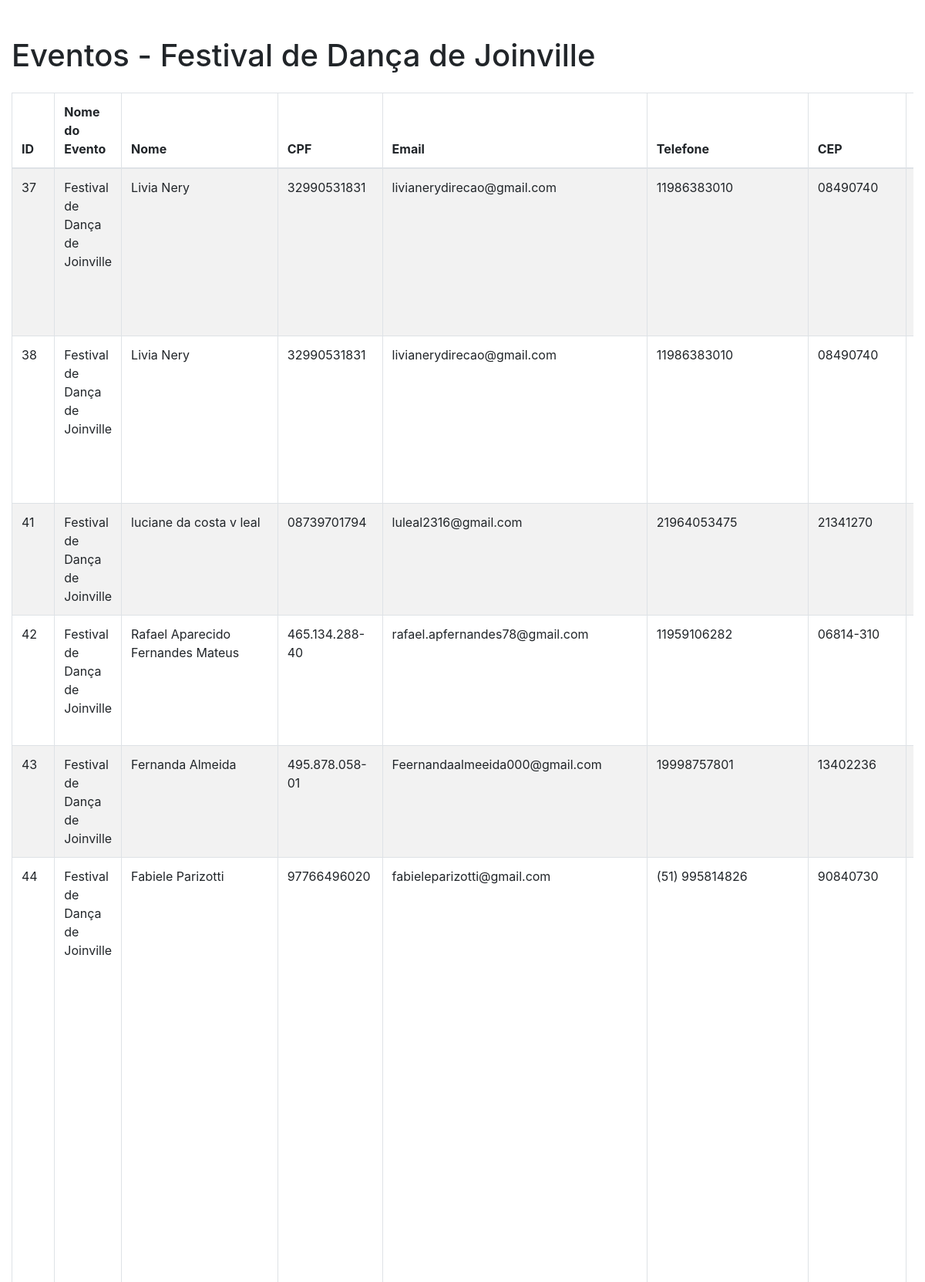
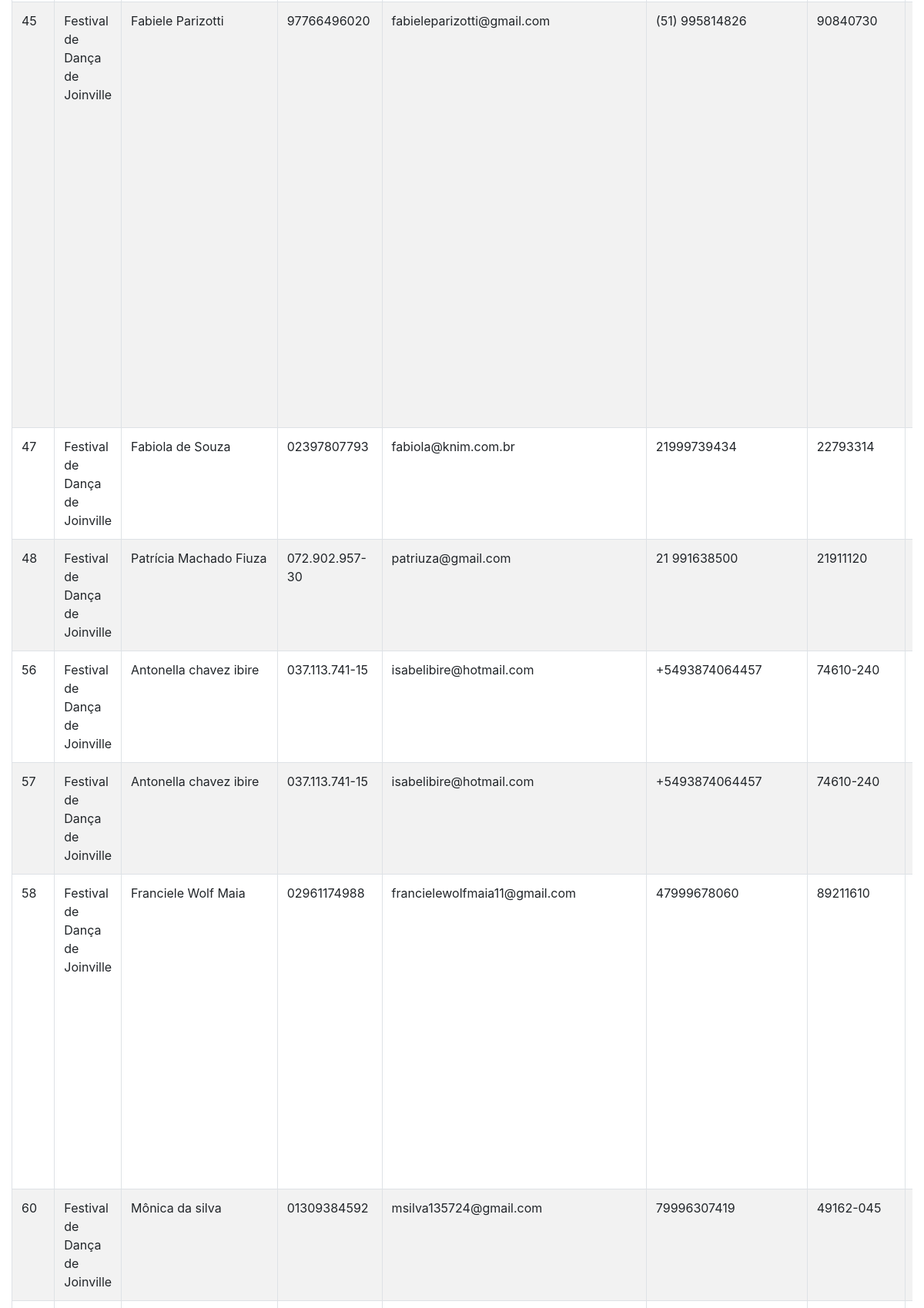
/festivais (upper part), run on the app's committed database (2 pictures, top to bottom).
### db.py (models this page shows)
class Compra(db.Model):
    id = db.Column(db.Integer, primary_key=True)
    nome = db.Column(db.String(100), nullable=False)
    cpf = db.Column(db.String(11), nullable=False)
    email = db.Column(db.String(100), nullable=False)
    telefone = db.Column(db.String(15), nullable=False)  # Novo campo para o telefone
    cep = db.Column(db.String(8), nullable=False)
    rua = db.Column(db.String(100), nullable=False)
    numero = db.Column(db.String(10), nullable=False)
    bairro = db.Column(db.String(50), nullable=False)
    cidade = db.Column(db.String(50), nullable=False)
    estado = db.Column(db.String(2), nullable=False)
    imagens_selecionadas = db.Column(db.Text, nullable=False)
    total = db.Column(db.Float, nullable=False)
    data_compra = db.Column(db.DateTime, default=datetime.utcnow)
    nome_evento = db.Column(db.String(100), nullable=False)  # Novo campo para o nome do evento
    status = db.Column(db.String(20), nullable=False, default='Pendente')  # Novo campo para status

### app.py (the view, shortened to what this page needs)
@app.route('/festivais', methods=['GET', 'POST'])
def festivais():
    try:
        query = Compra.query.filter(Compra.nome_evento == "Festival de Dança de Joinville")
        compras = query.all()
        return render_template('festivais.html', compras=compras)
    except Exception as e:
        logger.error(f"Erro ao carregar os festivais: {e}")
        return render_template('error.html', message=str(e)), 500

### templates/festivais.html (shortened to what this page needs)
<!DOCTYPE html>
<html lang="pt">
<head>
    <link rel="stylesheet" href="https://stackpath.bootstrapcdn.com/bootstrap/4.5.2/css/bootstrap.min.css">
</head>
<body>
    <div class="container-fluid mt-5">
        <h1 class="mb-4">Eventos - Festival de Dança de Joinville</h1>
        <div class="table-responsive">
            <table class="table table-bordered table-striped">
                <thead>
                    <tr>
                        <th>ID</th>
                        <th>Nome do Evento</th>
                        <th>Nome</th>
                        <th>CPF</th>
                        <th>Email</th>
                        <th>Telefone</th>
                        <th>CEP</th>
                        <th>Rua</th>
                    </tr>
                </thead>
                <tbody>
                    {% for compra in compras %}
                    <tr>
                        <td>{{ compra.id }}</td>
                        <td>{{ compra.nome_evento }}</td>
                        <td>{{ compra.nome }}</td>
                        <td>{{ compra.cpf }}</td>
                        <td>{{ compra.email }}</td>
                        <td>{{ compra.telefone }}</td>
                        <td>{{ compra.cep }}</td>
                        <td>{{ compra.rua }}</td>
                    </tr>
                    {% endfor %}
                </tbody>
            </table>
        </div>
    </div>
</body>
</html>

### data on the page
Compra: id "37", nome_evento "Festival de Dança de Joinville", nome "Livia Nery", cpf "32990531831", email "livianerydirecao@gmail.com", telefone "11986383010", cep "08490740"
Compra: id "38", nome_evento "Festival de Dança de Joinville", nome "Livia Nery", cpf "32990531831", email "livianerydirecao@gmail.com", telefone "11986383010", cep "08490740"
Compra: id "41", nome_evento "Festival de Dança de Joinville", nome "luciane da costa v leal", cpf "08739701794", email "luleal2316@gmail.com", telefone "21964053475", cep "21341270"
Compra: id "42", nome_evento "Festival de Dança de Joinville", nome "Rafael Aparecido Fernandes Mateus", cpf "465.134.288-40", email "rafael.apfernandes78@gmail.com", telefone "11959106282", cep "06814-310"
Compra: id "43", nome_evento "Festival de Dança de Joinville", nome "Fernanda Almeida", cpf "495.878.058-01", email "Feernandaalmeeida000@gmail.com", telefone "19998757801", cep "13402236"
Compra: id "44", nome_evento "Festival de Dança de Joinville", nome "Fabiele Parizotti", cpf "97766496020", email "fabieleparizotti@gmail.com", telefone "(51) 995814826", cep "90840730"
Compra: id "45", nome_evento "Festival de Dança de Joinville", nome "Fabiele Parizotti", cpf "97766496020", email "fabieleparizotti@gmail.com", telefone "(51) 995814826", cep "90840730"
Compra: id "47", nome_evento "Festival de Dança de Joinville", nome "Fabiola de Souza", cpf "02397807793", email "fabiola@knim.com.br", telefone "21999739434", cep "22793314"
Compra: id "48", nome_evento "Festival de Dança de Joinville", nome "Patrícia Machado Fiuza", cpf "072.902.957-30", email "patriuza@gmail.com", telefone "21 991638500", cep "21911120"
Compra: id "56", nome_evento "Festival de Dança de Joinville", nome "Antonella chavez ibire", cpf "037.113.741-15", email "isabelibire@hotmail.com", telefone "+5493874064457", cep "74610-240"
Compra: id "57", nome_evento "Festival de Dança de Joinville", nome "Antonella chavez ibire", cpf "037.113.741-15", email "isabelibire@hotmail.com", telefone "+5493874064457", cep "74610-240"
Compra: id "58", nome_evento "Festival de Dança de Joinville", nome "Franciele Wolf Maia", cpf "02961174988", email "francielewolfmaia11@gmail.com", telefone "47999678060", cep "89211610"
Compra: id "60", nome_evento "Festival de Dança de Joinville", nome "Mônica da silva", cpf "01309384592", email "msilva135724@gmail.com", telefone "79996307419", cep "49162-045"
